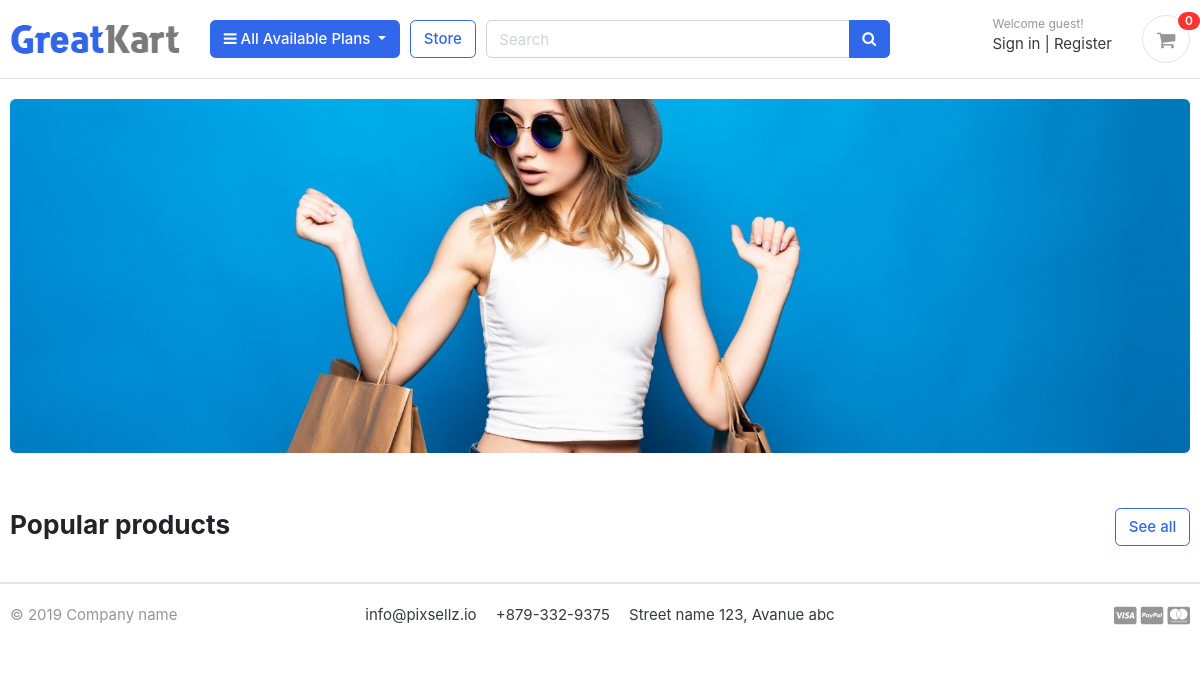
The app's page /, older data.
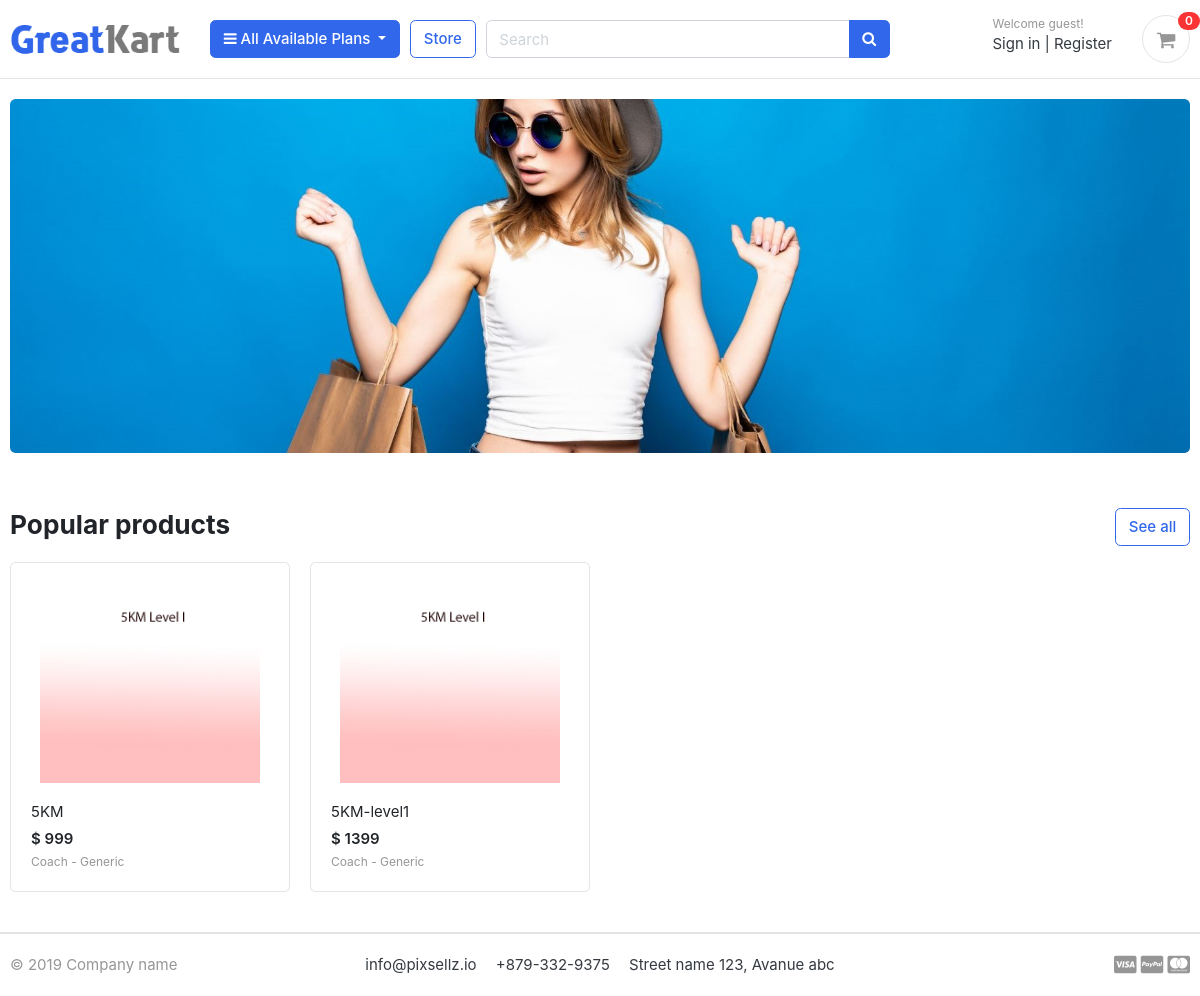
The same page, newer data.
### store/models.py (models this page shows, shortened)
class Product(models.Model):
    product_name    = models.CharField(max_length=200, unique=True)
    slug            = models.SlugField(max_length=200, unique=True)
    description     = models.TextField(max_length=500, blank=True)
    price           = models.IntegerField()
    images          = models.ImageField(upload_to='photos/products')
    coach           = models.CharField(max_length=500, blank=True, default='Generic')
    is_available    = models.BooleanField(default=True)
    category        = models.ForeignKey(Category, on_delete=models.CASCADE)
    created_date    = models.DateTimeField(auto_now_add=True)
    modified_date   = models.DateTimeField(auto_now=True)
    level           = models.CharField(max_length=255,choices=[('1','Level 1'),('2','Level II'),('3','Level III')],default="1")
    def get_url(self):
        return reverse('product_detail', args=[self.category.slug, self.slug])

### greatkart/views.py (the view)
# urls.py: 2. Add a URL to urlpatterns:  path('', views.home, name='home')
def home(request):
    products = Product.objects.all().filter(is_available=True).order_by('created_date')
    context = {
        'products': products,
    }
    return render(request, 'home.html', context)

### carts/context_processors.py (called while the page is built)
def counter(request):
    cart_count = 0
    if 'admin' in request.path:
        return {}
    else:
        try:
            cart = Cart.objects.filter(cart_id=_cart_id(request))
            if request.user.is_authenticated:
                cart_items = CartItem.objects.all().filter(user=request.user)
            else:
                cart_items = CartItem.objects.all().filter(cart=cart[:1])
            for cart_item in cart_items:
                cart_count += cart_item.quantity
        except Cart.DoesNotExist:
            cart_count = 0
    return dict(cart_count=cart_count)

### carts/views.py (called while the page is built)
def _cart_id(request):
    cart = request.session.session_key
    if not cart:
        cart = request.session.create()
    return cart

### category/context_processors.py (called while the page is built)
def menu_links(request):
    links = Category.objects.all()
    return dict(links=links)

### category/models.py (called while the page is built)
    def get_url(self):
            return reverse('products_by_category', args=[self.slug])

### templates/home.html
{% extends 'base.html' %}
{% load static %}
{% block content %}
<section class="section-intro padding-y-sm">
<div class="container">
<div class="intro-banner-wrap">
	<img src="{% static 'images/banners/cover.jpg' %}" class="img-fluid rounded">
</div>
</div>
</section>
<section class="section-name padding-y-sm">
<div class="container">
<header class="section-heading">
	<a href="{% url 'store' %}" class="btn btn-outline-primary float-right">See all</a>
	<h3 class="section-title">Popular products</h3>
</header>
<div class="row">
	{% for product in products %}
	<div class="col-md-3">
		<div class="card card-product-grid">
			<a href="{{ product.get_url }}" class="img-wrap"> <img src="{{ product.images.url }}"> </a>
			<figcaption class="info-wrap">
				<a href="{{ product.get_url }}" class="title">{{ product.product_name }}</a>
				<div class="price mt-1">$ {{ product.price }}</div>
				<small class="title text-muted">Coach - {{ product.coach }}</small>
			</figcaption>
		</div>
	</div>
	{% endfor %}
</div>
</div>
</section>
</body>
</html>
{% endblock %}

Row changes from the older to the newer data that the page shows:
added Product: images (picture), product_name "5KM", price "999", coach "Generic"
added Product: images (picture), product_name "5KM-level1", price "1399", coach "Generic"
